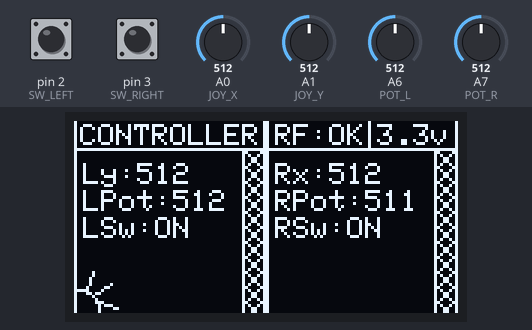
Bench run of a sketch on a simulated Arduino Nano, built with avr-gcc and run on an emulated ATmega328P. Shown: 128×64 one-colour display. The inputs (shaded band) are chosen by the test bench; at power-on: A0 (JOY_X) = 512, pin 3 (SW_RIGHT) HIGH, pin 2 (SW_LEFT) HIGH, A1 (JOY_Y) = 512, A6 (POT_L) = 512, A7 (POT_R) = 512. No radio packets arrive unless stated.

Above: at 1.2 s.
1.3 s: A0 (JOY_X) set to 716
At 2.0 s:
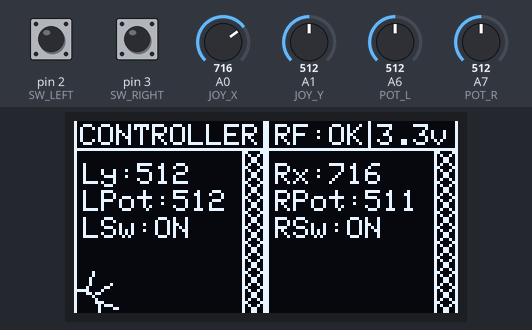
2.8 s: pin 3 (SW_RIGHT) pulled LOW for 0.15 s
At 2.94 s:
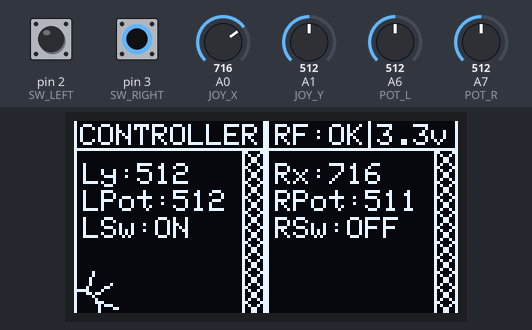
4.5 s: pin 2 (SW_LEFT) pulled LOW for 0.15 s
At 4.64 s:
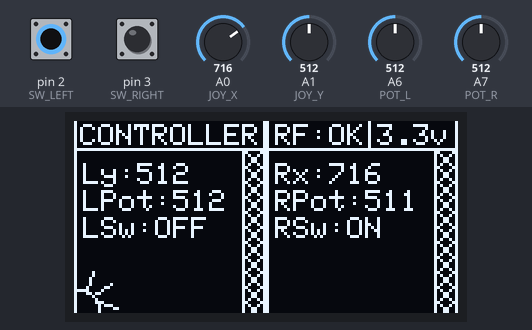
6.2 s: A1 (JOY_Y) set to 716
At 7.1 s:
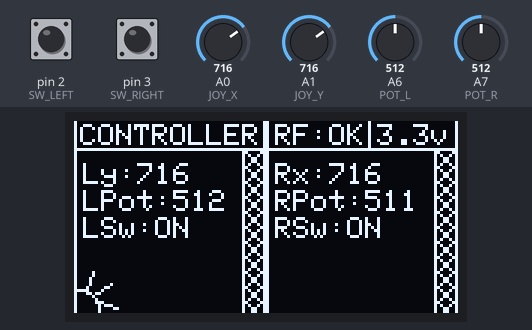
7.7 s: A6 (POT_L) set to 716
At 8.9 s:
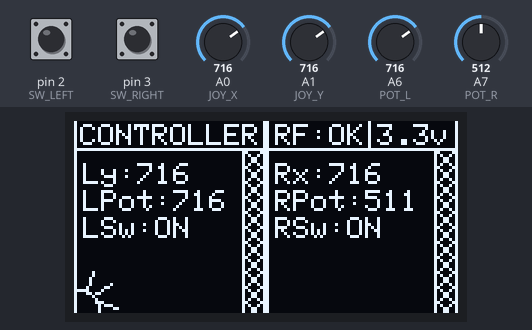
9.2 s: A7 (POT_R) set to 716
At 9.6 s:
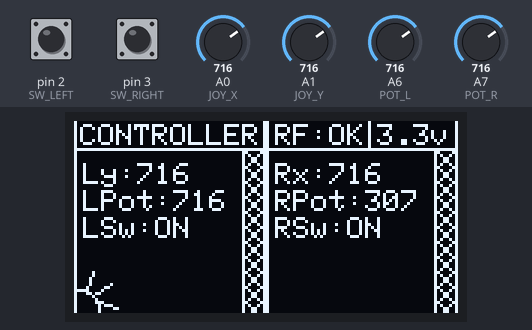
Timing chart, 0 to 11.7 s (numbered marks = the images above; inputs shaded):
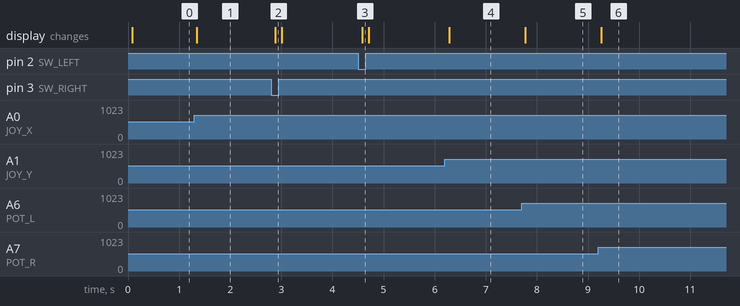

The sketch:

RadioTransmitterController.ino
```cpp
#include <SPI.h>
#include <RF24.h>
#include <nRF24L01.h>

RF24 radio(9, 8); // CE, CSN
const byte address[10] = "ADDRESS01";

//Radio stuff above. END.

#include <Wire.h>
#include <Adafruit_GFX.h>
#include <Adafruit_SSD1306.h>

#define SCREEN_WIDTH 128
#define SCREEN_HEIGHT 64
#define OLED_RESET -1
#define SCREEN_ADDRESS 0x3C

Adafruit_SSD1306 display(SCREEN_WIDTH, SCREEN_HEIGHT, &Wire, OLED_RESET);

//Screen stuff above. END.

#define POT_L  A6
#define POT_R  A7
#define JOY_Y A1
#define JOY_X A0
#define SW_LEFT    2
#define SW_RIGHT   3

struct Data_Package {
  int16_t Rx;
  int16_t Ly;
  int16_t Rpot;
  int16_t Lpot;
  bool RSw;
  bool LSw;
};

Data_Package data;

bool RF_OK;

void setup() {
  Serial.begin(9600);

//
  RF_OK = 1;
  if (!radio.begin())
  {
    RF_OK = 0;
  }
  radio.openWritingPipe(address);
  radio.setPALevel(RF24_PA_MIN);
  radio.stopListening();

//Radio stuff above. END.

  if (!display.begin(SSD1306_SWITCHCAPVCC, SCREEN_ADDRESS)) {
    Serial.println(F("SSD1306 allocation failed"));
    for (;;);
  }
  display.setTextColor(WHITE);

//Screen stuff above. END.

  pinMode(SW_LEFT, INPUT_PULLUP);
  pinMode(SW_RIGHT, INPUT_PULLUP);
}

void loop()
{
  data.Rx = analogRead(JOY_X);
  data.Ly = analogRead(JOY_Y);
  data.Rpot = 1023 - analogRead(POT_R); //Accounting for wiring fault. To be wired correctly.
  data.Lpot = analogRead(POT_L);
  data.RSw = digitalRead(SW_RIGHT); //Wired accordingly.
  data.LSw = digitalRead(SW_LEFT); //Wired accordingly.

  if (RF_OK)
  {
    radio.write(&data, sizeof(Data_Package));
  };

  updateDisplay(data.Ly, data.Rx, data.Lpot, data.Rpot, data.LSw, data.RSw, 3.3, RF_OK, 10, 20);


}

void updateDisplay(int throttle, int steering, int pot3, int pot4, bool sw1, bool sw2, float batteryV, bool RF_OK, int dzLower, int dzUpper)
{
  display.clearDisplay();
  display.setTextSize(1);


  display.setTextColor(SSD1306_WHITE);
  display.setCursor(2, 1);
  display.print(F("CONTROLLER"));

  display.setCursor(101, 1);
  display.print(F("3.3v"));

  display.setCursor(67, 1);
  display.print(RF_OK ? "RF:OK": "RF:NA");


  // Throttle & steering
  display.setCursor(67, 14);
  display.print(F("Rx:"));
  display.print(steering);

  display.setCursor(3, 14);
  display.print(F("Ly:"));
  display.print(throttle);

  // Potentiometer 3 & 4

  display.setCursor(3, 23);
  display.print(F("LPot:"));
  display.print(pot3);

  display.setCursor(67, 23);
  display.print(F("RPot:"));
  display.print(pot4);

  // Switch 1 & 2
  display.setCursor(3, 32);
  display.print(F("LSw:"));
  display.print(sw1 ? "ON" : "OFF");

  display.setCursor(67, 32);
  display.print(F("RSw:"));
  display.print(sw2 ? "ON" : "OFF");

  //lines

    //header
    display.drawLine(98, 0, 98, 9, SSD1306_WHITE);


    display.drawLine(0, 9, 127, 9, SSD1306_WHITE);
    //id: 1 line 52
    display.drawLine(63, 0, 63, 63, SSD1306_WHITE);
    //id: 2 line 53
    display.drawLine(64, 0, 64, 63, SSD1306_WHITE);
    //id: 3 line 59
    display.drawLine(127, 10, 127, 63, SSD1306_WHITE);
    //id: 4 line 60
    display.drawLine(0, 10, 0, 63, SSD1306_WHITE);
    //id: 5 line 69
    display.drawLine(56, 10, 56, 63, SSD1306_WHITE);
    //id: 6 line 70
    display.drawLine(120, 10, 120, 63, SSD1306_WHITE);
    //id: 7 line 71
    display.drawLine(0, 9, 0, 0, SSD1306_WHITE);
    //id: 8 line 72
    display.drawLine(127, 8, 127, 0, SSD1306_WHITE);
    //id: 9 line 73
    display.drawLine(57, 10, 62, 15, SSD1306_WHITE);
    //id: 10 line 74
    display.drawLine(62, 15, 57, 20, SSD1306_WHITE);
    //id: 11 line 75
    display.drawLine(57, 20, 62, 25, SSD1306_WHITE);
    //id: 12 line 76
    display.drawLine(62, 25, 57, 30, SSD1306_WHITE);
    //id: 13 line 77
    display.drawLine(57, 30, 62, 35, SSD1306_WHITE);
    //id: 14 line 78
    display.drawLine(62, 35, 57, 40, SSD1306_WHITE);
    //id: 15 line 79
    display.drawLine(57, 40, 62, 45, SSD1306_WHITE);
    //id: 16 line 80
    display.drawLine(62, 45, 57, 50, SSD1306_WHITE);
    //id: 17 line 81
    display.drawLine(57, 50, 62, 55, SSD1306_WHITE);
    //id: 18 line 82
    display.drawLine(62, 55, 57, 60, SSD1306_WHITE);
    //id: 19 line 83
    display.drawLine(121, 10, 126, 15, SSD1306_WHITE);
    //id: 20 line 84
    display.drawLine(126, 15, 121, 20, SSD1306_WHITE);
    //id: 21 line 85
    display.drawLine(121, 20, 126, 25, SSD1306_WHITE);
    //id: 22 line 86
    display.drawLine(126, 25, 121, 30, SSD1306_WHITE);
    //id: 23 line 87
    display.drawLine(121, 30, 126, 35, SSD1306_WHITE);
    //id: 24 line 88
    display.drawLine(126, 35, 121, 40, SSD1306_WHITE);
    //id: 25 line 89
    display.drawLine(121, 40, 126, 45, SSD1306_WHITE);
    //id: 26 line 90
    display.drawLine(126, 45, 121, 50, SSD1306_WHITE);
    //id: 27 line 91
    display.drawLine(121, 50, 126, 55, SSD1306_WHITE);
    //id: 28 line 92
    display.drawLine(126, 55, 121, 60, SSD1306_WHITE);
    //id: 29 line 93
    display.drawLine(62, 10, 57, 15, SSD1306_WHITE);
    //id: 30 line 94
    display.drawLine(57, 15, 62, 20, SSD1306_WHITE);
    //id: 31 line 95
    display.drawLine(62, 20, 57, 25, SSD1306_WHITE);
    //id: 32 line 96
    display.drawLine(57, 25, 62, 30, SSD1306_WHITE);
    //id: 33 line 97
    display.drawLine(62, 30, 57, 35, SSD1306_WHITE);
    //id: 34 line 98
    display.drawLine(57, 35, 62, 40, SSD1306_WHITE);
    //id: 35 line 99
    display.drawLine(62, 40, 57, 45, SSD1306_WHITE);
    //id: 36 line 100
    display.drawLine(57, 45, 62, 50, SSD1306_WHITE);
    //id: 37 line 101
    display.drawLine(62, 50, 57, 55, SSD1306_WHITE);
    //id: 38 line 102
    display.drawLine(57, 55, 62, 60, SSD1306_WHITE);
    //id: 39 line 103
    display.drawLine(126, 10, 121, 15, SSD1306_WHITE);
    //id: 40 line 105
    display.drawLine(121, 15, 126, 20, SSD1306_WHITE);
    //id: 41 line 106
    display.drawLine(126, 20, 121, 25, SSD1306_WHITE);
    //id: 42 line 107
    display.drawLine(121, 25, 126, 30, SSD1306_WHITE);
    //id: 43 line 108
    display.drawLine(126, 30, 121, 35, SSD1306_WHITE);
    //id: 44 line 109
    display.drawLine(121, 35, 126, 40, SSD1306_WHITE);
    //id: 45 line 110
    display.drawLine(126, 40, 121, 45, SSD1306_WHITE);
    //id: 46 line 111
    display.drawLine(121, 45, 126, 50, SSD1306_WHITE);
    //id: 47 line 112
    display.drawLine(126, 50, 121, 55, SSD1306_WHITE);
    //id: 48 line 113
    display.drawLine(121, 55, 126, 60, SSD1306_WHITE);
    //id: 49 line 114
    display.drawLine(57, 60, 60, 63, SSD1306_WHITE);
    //id: 50 line 116
    display.drawLine(121, 60, 124, 63, SSD1306_WHITE);
    //id: 51 line 118
    display.drawLine(62, 60, 59, 63, SSD1306_WHITE);
    //id: 52 line 119
    display.drawLine(59, 63, 59, 63, SSD1306_WHITE);
    //id: 53 line 125
    display.drawLine(126, 60, 123, 63, SSD1306_WHITE);
    //id: 54 circle 130
    display.drawCircle(1, 63, 7, SSD1306_WHITE);
    //id: 55 line 131
    display.drawLine(4, 56, 6, 50, SSD1306_WHITE);
    //id: 56 line 132
    display.drawLine(6, 58, 12, 54, SSD1306_WHITE);
    //id: 57 line 134
    display.drawLine(8, 60, 14, 62, SSD1306_WHITE);


  display.display();
}
```

Measured:
- after the input at 1.3 s, the display: changes after 0.05 s (image 1)
- after the input at 2.8 s, the display: changes after 0.08 s (image 2)
- after the input at 4.5 s, the display: changes after 0.08 s (image 3)
- after the input at 6.2 s, the display: changes after 0.09 s (image 4)
- after the input at 7.7 s, the display: changes after 0.07 s (image 5)
- after the input at 9.2 s, the display: changes after 0.06 s (image 6)
